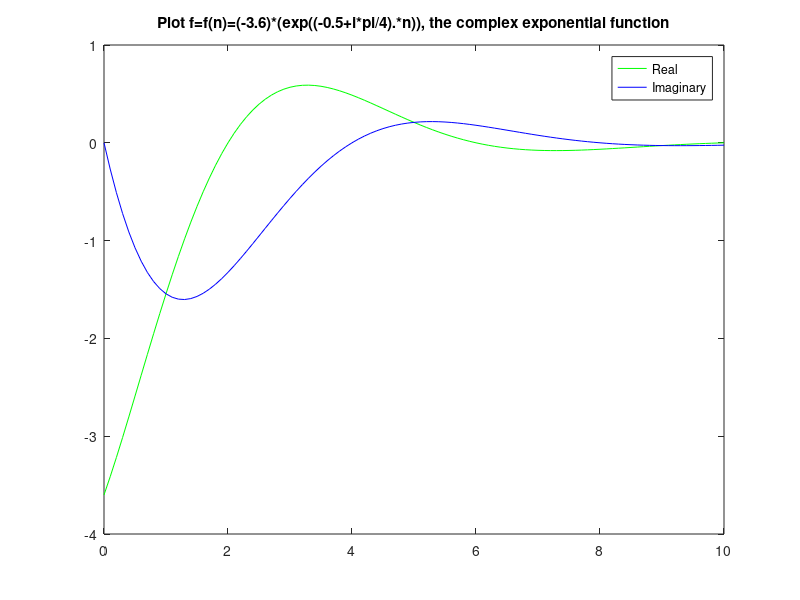

The MATLAB script that drew this image:
%{
Author: Haruka Kido
EE 314L
Lab 2. Continuous and Discrete Functions in MatLAB
Activity 2: Complex Exponential Sequence
September 11, 2021
%}

n = 0:0.1:10;
f=-3.6*(exp((-0.5+1i*pi/4).*n));        % sets the argument for f=f(n), the exponential function 
plot(n, real(f),'g',n,imag(f),'b');     % plots the real and the imaginary of the function f
title('Plot f=f(n)=(-3.6)*(exp((-0.5+i*pi/4).*n)), the complex exponential function')    % plot title
legend({'Real','Imaginary'});           % plot legend distinguishing real and imaginary curvatures
